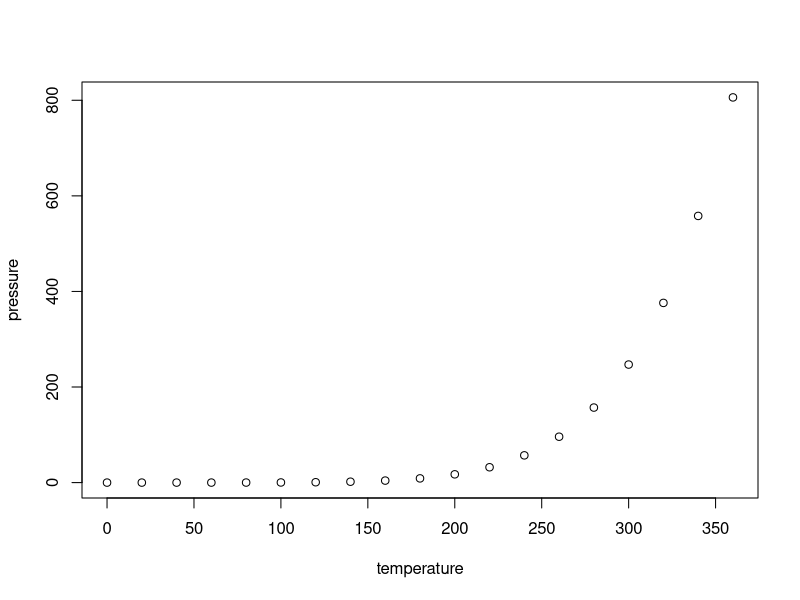
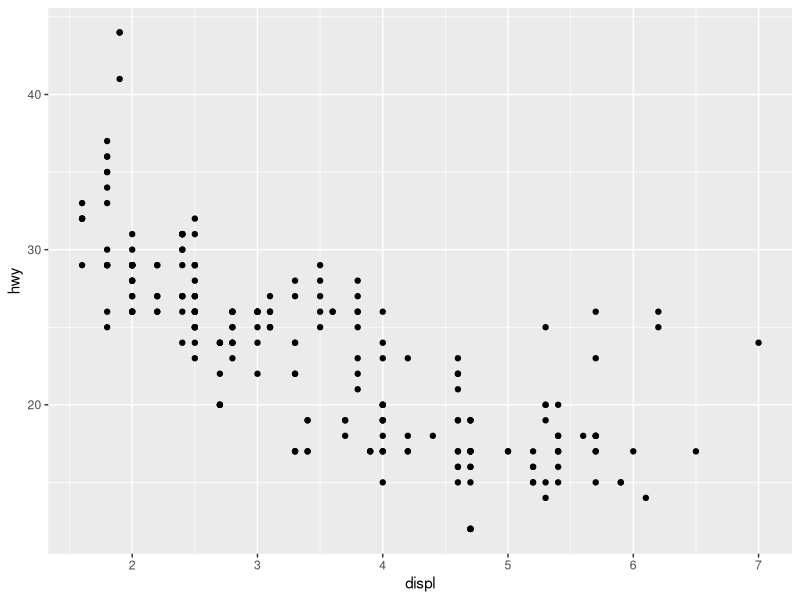
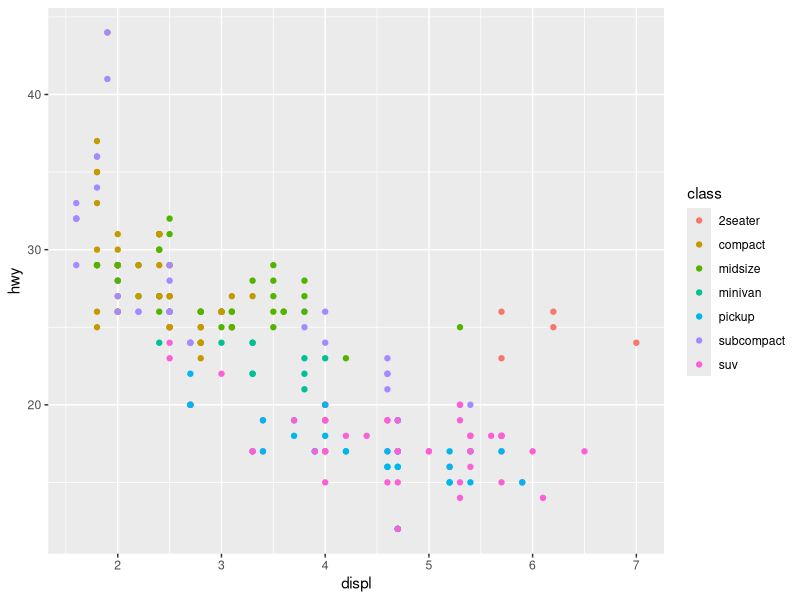
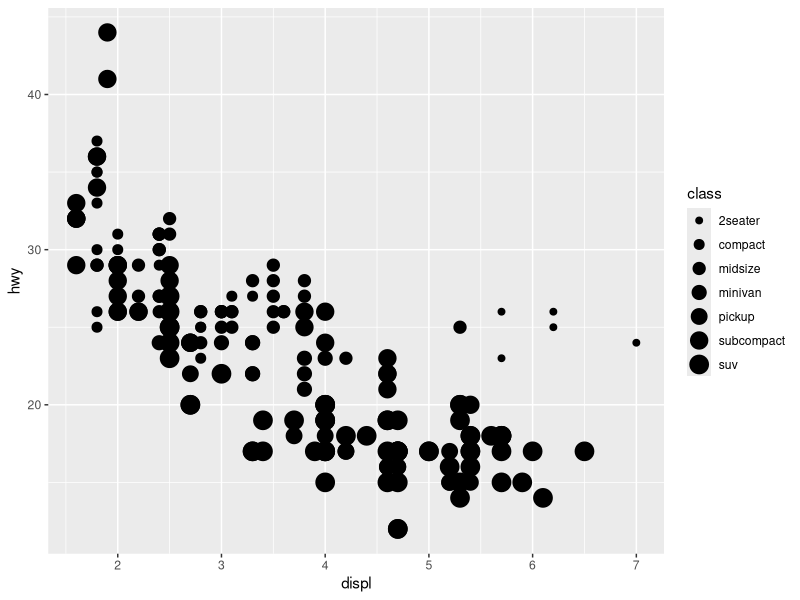
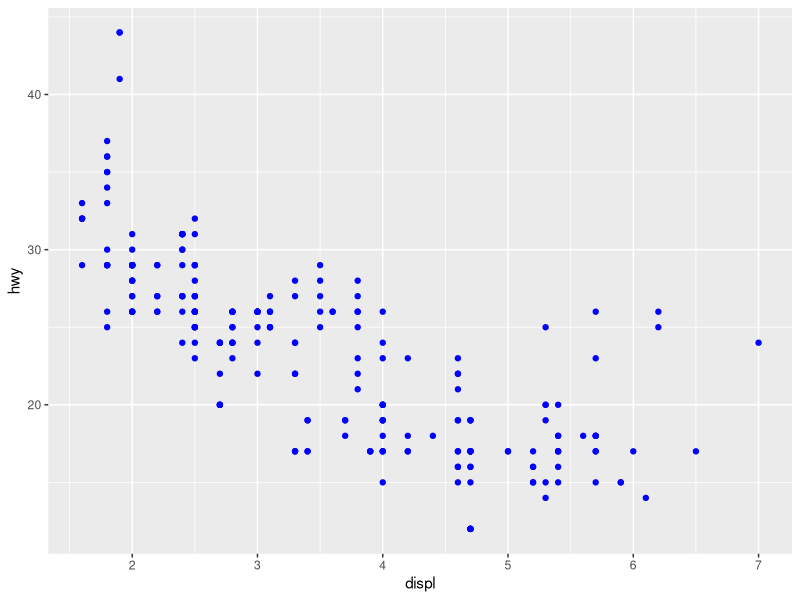
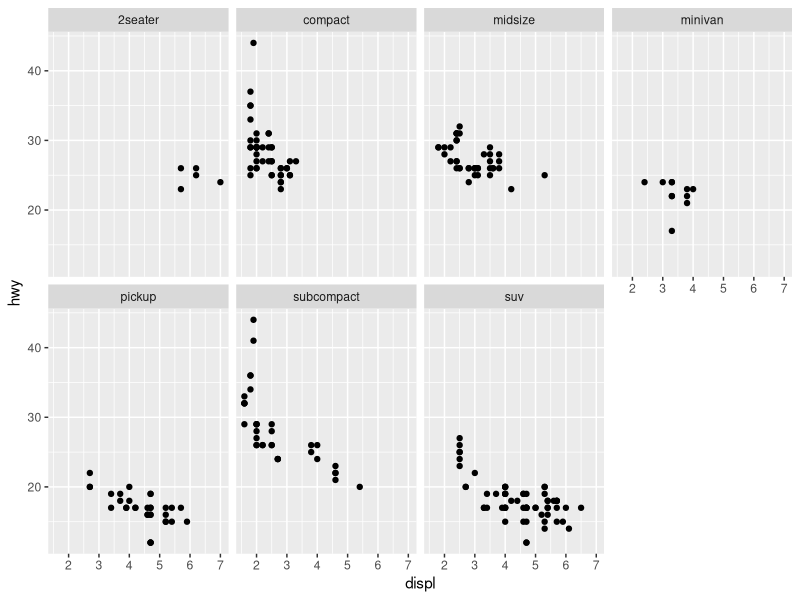
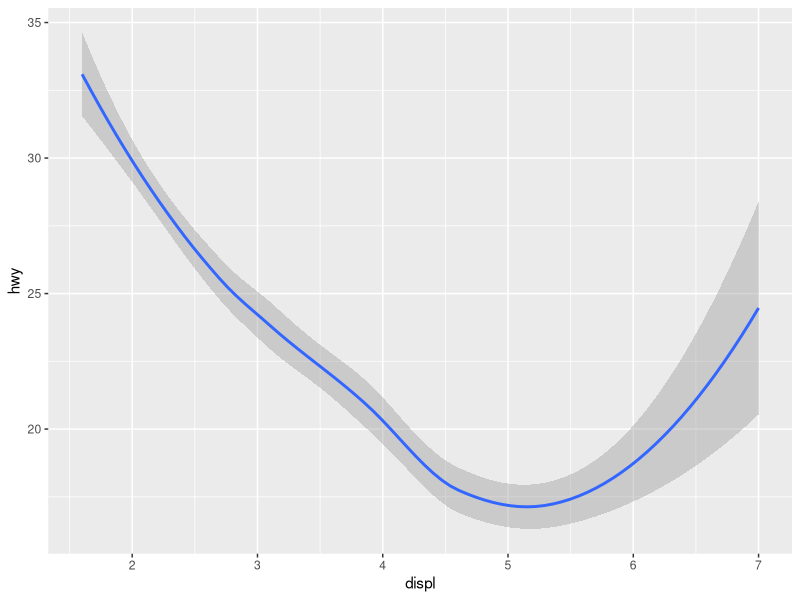
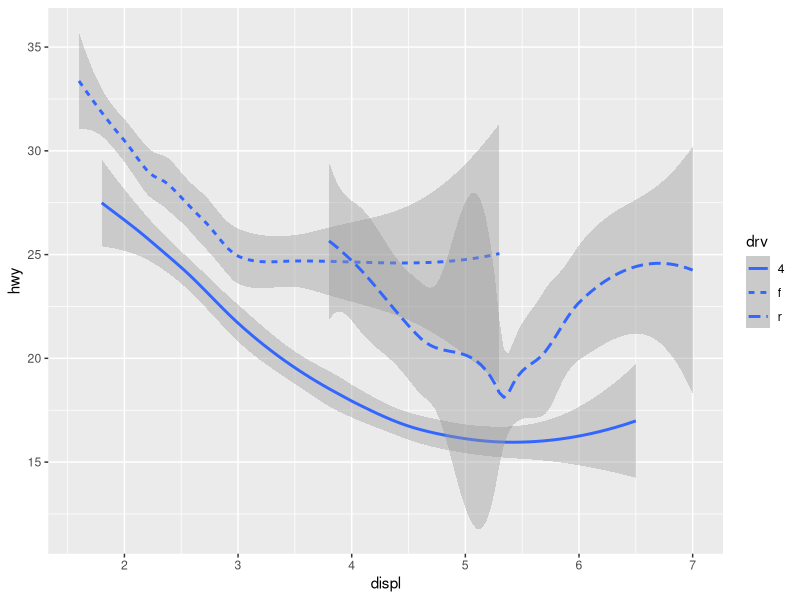

Recreate these plots in R, in order.
## ---- chunk 1
knitr::opts_chunk$set(echo = TRUE)
## ---- chunk 2
summary(cars)
## ---- chunk 3
plot(pressure)
## ---- chunk 4
library(tidyverse)
mpg
ggplot(data=mpg)+geom_point(mapping=aes(x=displ,y=hwy))
ggplot(data=mpg)+geom_point(mapping=aes(x=displ,y=hwy,color=class))
ggplot(data=mpg)+geom_point(mapping=aes(x=displ,y=hwy,size=class))
#size variable gives warning because mapping on unordered variable to an ordered aesthetic(size) is not a good idea
library(tidyverse)
ggplot(data=mpg)+geom_point(mapping=aes(x=displ,y=hwy),color="blue")


#Facets: Subplots that each display onr subset of data.
ggplot(data=mpg)+geom_point(mapping=aes(x=displ,y=hwy))+
                              facet_wrap(~class,nrow=2)

ggplot(data=mpg)+geom_smooth(mapping=aes(x=displ,y=hwy))
ggplot(data=mpg)+geom_smooth(mapping=aes(x=displ,y=hwy,linetype=drv))
ggplot(data=mpg)+geom_smooth(mapping=aes(x=displ,y=hwy,linetype=drv))+geom_point(mapping = aes(x=displ,y=hwy))
#ggplot provides 30 geom
#checking code
